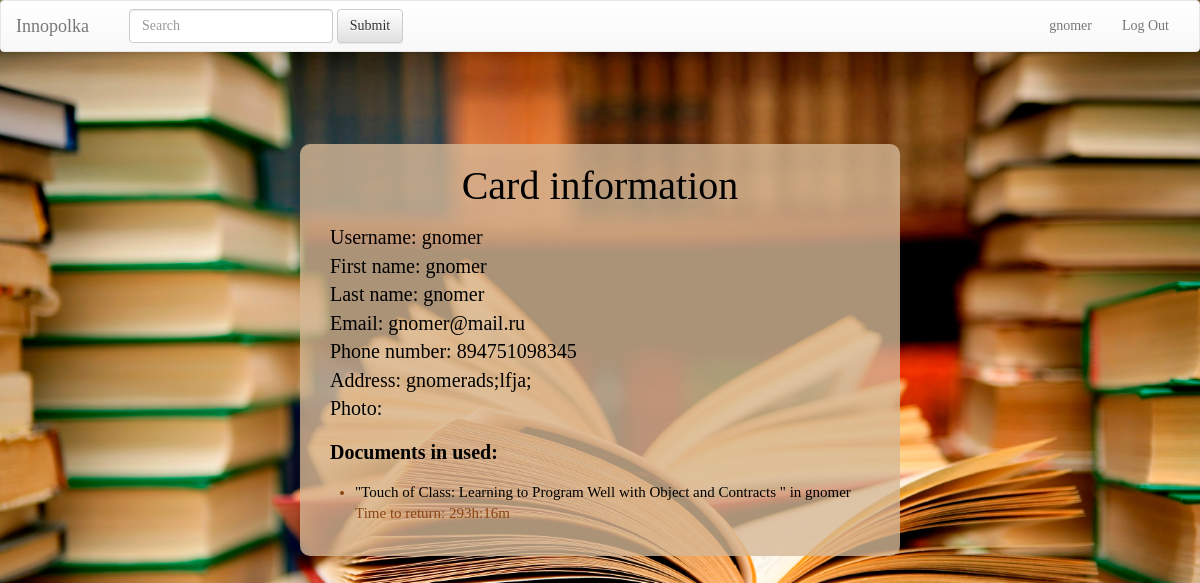
The app's page /user/ (signed in) with its own data.
### UserCards/models.py (models this page shows)
class UserProfile(models.Model):
    user = models.OneToOneField(User, on_delete=models.CASCADE)
    phone_number = models.CharField(max_length=15, null=True, blank=True)
    address = models.CharField(max_length=250, null=True, blank=True)
    photo = models.ImageField(default="https://lh3.googleusercontent.com/zqfUbCXdb1oGmsNEzNxTjQU5ZlS3x46nQoB83sFbRSlMnpDTZgdVCe_LvCx-rl7sOA=w300")
    status = models.CharField(max_length=250, default='student')

### Documents/models.py (models this page shows, shortened)
class DocumentCopy(models.Model):
    doc = models.ForeignKey(Document, blank=True, default=None, on_delete=models.CASCADE) # link document which is checked out
    checked_up_by_whom = models.ForeignKey(User, blank=True, default=None, on_delete=models.CASCADE) # link to holder
    date = models.DateTimeField(default=str(datetime.datetime.today().strftime("%Y-%m-%d %H:%M")))
    returning_date = models.DateTimeField(default=str(datetime.datetime.today().strftime("%Y-%m-%d %H:%M")))
    time_left = models.CharField(null=True, max_length=250)
    level = models.PositiveIntegerField(default=1)
    room = models.PositiveIntegerField(default=1)
    fine_price = models.IntegerField(null=True)
    class Meta:
        verbose_name_plural = 'Document copies'
    def __str__(self):
        return "\"" + self.doc.title + '" in ' + str(self.checked_up_by_whom.username)

class Document(models.Model):
    title = models.CharField(max_length=250)
    price = models.IntegerField()
    keywords = models.CharField(max_length=250) # the list of keywords stored in string
    authors = models.CharField(max_length=250) # the list of authors in string format splitted by space
    cover = models.CharField(max_length=1000, default="https://lh3.googleusercontent.com/zqfUbCXdb1oGmsNEzNxTjQU5ZlS3x46nQoB83sFbRSlMnpDTZgdVCe_LvCx-rl7sOA=w300")
    copies = models.PositiveIntegerField(default=1)
    type = models.CharField(max_length=100, default='Document')
    is_bestseller = models.BooleanField(default=False)
    is_reference = models.BooleanField(default=False)

### Documents/librarian_view.py (the view)
    def inner(request, *args, **kwargs):
        if request.user.is_authenticated:
            return func(request, *args, **kwargs)
        return redirect('/')

### Documents/librarian_view.py (called while the page is built)
def need_logged_in(func):
    def inner(request, *args, **kwargs):
        if request.user.is_authenticated:
            return func(request, *args, **kwargs)
        return redirect('/')
    return inner

### UserCards/templates/UserCards/index.html (shortened to what this page needs)
{% extends 'Documents/base.html' %}
{% load staticfiles %}
{% block body  %}
<link rel="stylesheet" type="text/css" href="{% static 'UserCards/usercards_style.css' %}"/>
<div class="container">
    <h2>Card information</h2>
    <p>
        {% for field, value in fields %}
        {{ field }}: {{ value }} <br>
        {% endfor %}
    </p>
    {% if not user.is_anonymous %}
    <p>
        <strong>Documents in used:</strong>
    </p>
    <div>
        <ul>
            {% for copy in copies %}
            <li>
                <a href="/{{copy.doc.id}}">{{ copy }}</a>
                {{ copy.time_left }}<br>
            </li>
            {% endfor %}
        </ul>
    </div>
    {% endif %}
    <br>
</div>
{% endblock  %}

### Documents/templates/Documents/base.html (shortened to what this page needs)
<!DOCTYPE html>
<html lang="en">
<head>
    {% load staticfiles %}
    <link rel="stylesheet" href="//maxcdn.bootstrapcdn.com/bootstrap/3.2.0/css/bootstrap.min.css">
    <link rel="stylesheet" href="//maxcdn.bootstrapcdn.com/bootstrap/3.2.0/css/bootstrap-theme.min.css">
    <link rel="stylesheet" type="text/css" href="{% static 'Documents/style.css' %}"/>
</head>
<body>
<nav class="navbar navbar-default">
    <div class="container-fluid">
        <div class="navbar-header">
            <a class="navbar-brand" href="/">Innopolka</a>
        </div>
        <div class="collapse navbar-collapse" id="bs-example-navbar-collapse-1">
            <form class="navbar-form navbar-left">
                <div class="form-group">
                    <input type="text" class="form-control" placeholder="Search">
                </div>
                <button type="submit" class="btn btn-default">Submit</button>
            </form>
            <ul class="nav navbar-nav navbar-right">
                {% if user.is_anonymous %}
                <li><a href="/user/login">Log In</a></li>
                {% elif user.is_authenticated %}
                <li><a href="/user/">{{user.username}}</a></li>
                <li><a href="/user/logout">Log Out</a></li>
                {% endif %}
            </ul>
        </div>
    </div>
</nav>
{% block body %}{% endblock %}
</body>
</html>

### Documents/static/Documents/style.css (style rules this page uses)
body { font-family: Futura; color: white; background: url("../../static/Documents/background.jpg") no-repeat fixed center center; background-size: cover; }

### UserCards/static/UserCards/usercards_style.css (style rules this page uses)
body { background-color: #0a0a1f; font-family: Futura; color: white; }

### Documents/templates/Documents/base.html (style rules this page uses)
.container { background-color: rgba(214, 184, 150, 0.8); color: saddlebrown; font-size: 15px; margin:0 auto; overflow:visible; position:absolute; left: 38%; top: 25%; width: 24%; border-radius: 10px; }
form { padding: 5px; color: black; font-size: 15px; margin: 5px; }
input { background-color: floralwhite; border: 2px solid saddlebrown; border-radius: 5px; margin: 0 0 0 10px; left: 50%; }
h2 { color: black; font-size: 40px; text-align: center; }

### UserCards/templates/UserCards/index.html (style rules this page uses)
.container { background-color: rgba(214, 184, 150, 0.8); color: saddlebrown; font-size: 15px; overflow:visible; position:absolute; left: 25%; top: 18%; width: 50%; border: 0; border-radius: 10px; margin: 0 auto 60px; }
h2 { color: black; font-size: 40px; text-align: center; }
form { padding: 5px; color: black; font-size: 15px; margin: 5px; }
input { background-color: floralwhite; border: 2px solid saddlebrown; border-radius: 5px; margin: 0 0 0 10px; left: 50%; }
p { color: black; margin: 15px; font-size: 20px; }
a { color: black; }

### records on screen
UserProfile: fields "894751098345" "gnomerads;lfja;"
DocumentCopy: doc+checked_up_by_whom "\"Touch of Class: Learning to Program Well with Object and Contracts \" in gnomer", time_left "Time to return: 293h:16m"

### other values on screen
{{ user.username }} "gnomer"
{{ field }} "Username" "First name" "Last name" "Email" "Phone number" "Address" "Photo"
{{ value }} "gnomer" "gnomer" "gnomer" "gnomer@mail.ru"
